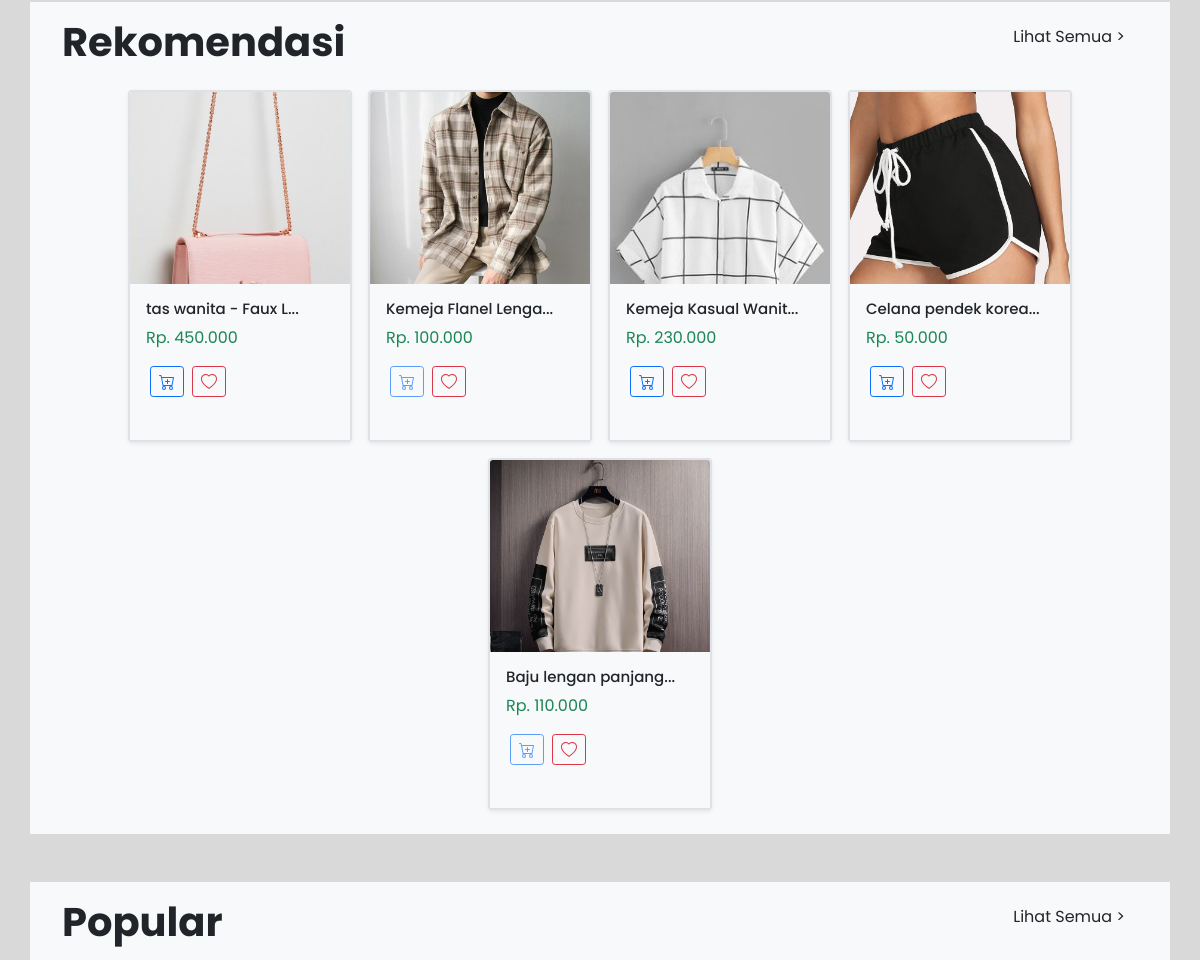
Before: / (middle part) with the older database file.
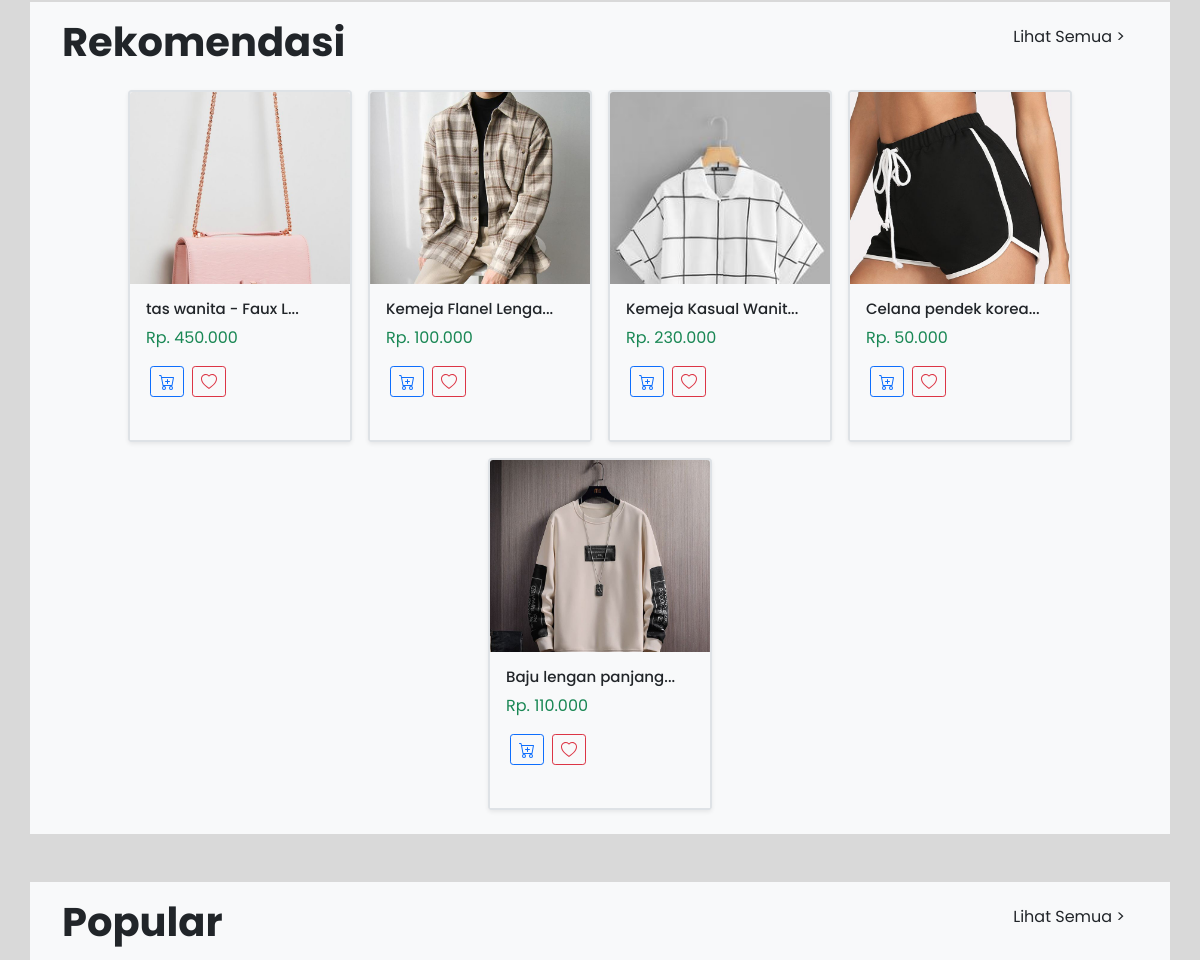
After: the same page with the newer database file.
### tables this page shows
CREATE TABLE `product` (
  `id_produk` int(11) NOT NULL,
  `id_kategori` int(11) NOT NULL,
  `nama_produk` varchar(225) NOT NULL,
  `deskripsi` text NOT NULL,
  `harga` int(11) NOT NULL,
  `stok` int(11) NOT NULL,
  `gambar_produk` varchar(225) NOT NULL,
  `type` varchar(100) NOT NULL,
  `merek` varchar(100) NOT NULL,
  `jenis_kelamin` enum('1','2','3') NOT NULL,
  `bahan` varchar(100) NOT NULL,
  `negara_asal` varchar(100) NOT NULL,
  `dikirim_dari` varchar(100) NOT NULL,
  `berat_produk` float DEFAULT NULL
);

### application/libraries/Template.php (called while the page is built, shortened)
<?php
class Template
{
  private $header = "component/header";
  private $footer = "component/footer";
  private $nav = "component/nav";
  private $enduser_file = "component/enduser";
  private $footer_view = "component/footer_view";
  private $ci;
  function __construct()
  {
    $this->ci = &get_instance();
  }
  public function display($path, $data = [])
  {
    $this->ci->load->view($this->header);
    $this->ci->load->view($this->enduser_file);
    $this->ci->load->view($this->nav);
    $this->ci->load->view($path, $data);
    $this->ci->load->view($this->footer_view);
    $this->ci->load->view($this->footer);
  }
}

### application/controllers/Home.php (called while the page is built, shortened)
<?php
class Home extends CI_Controller {
  public function index(){
    $data = [];
    $data_product = $this->M_product->get_product();
    $data['product_rekomendasi'] = array_slice($data_product,0,5);
    $data['product_popular'] = array_slice($data_product,6,5);
    $data['likes_product'] = [];
    $this->template->display('home',$data);
  }
}

### index.php (called while the page is built, shortened)
<?php
require_once BASEPATH.'core/CodeIgniter.php';

### application/models/M_product.php (called while the page is built, shortened)
<?php
class M_product extends CI_Model
{
  private $table = 'product';
  public function get_product($pagination = null)
  {
    return $this->db->get($this->table)->result();
  }
}

### application/views/home.php (the view, shortened to what this page needs)
<div class="home-android pb-5 bg-abu-abu border-top" style="min-height: 100vh; width: 100%;height: auto">
  <div class="mx-auto py-3 bg-light mt-5 px-4 mb-5" style="width:95vw">
    <div class="d-flex justify-content-between">
      <h1 class="mx-2">Rekomendasi</h1>
      <a class="btn mx-2 py-auto shadow-none" href="<?= base_url()?>product/all">Lihat Semua ></a>
    </div>
    <div class="d-flex flex-wrap bg-light mt-2 justify-content-center" style="width:100%;min-height: 0; min-width: 0">
    <?php foreach($product_rekomendasi as $product ):?>
      <div class="card m-2 border border-2 shadow-sm" style="width: 14rem;height: 22rem">
        <div class="product" data-id="<?= $product->id_produk ?>" style="width: 100%;height:12rem"> <img src="<?= base_url().$product->gambar_produk ?>" class="card-img-top" alt="..." > </div>
          <div class="card-body bg-light">
            <h5 class="card-title"><?= strlen($product->nama_produk) >= 19 ? substr($product->nama_produk,0,19).'...' : $product->nama_produk ?></h5>
            <p class="card-text text-success">Rp. <?= number_format($product->harga,0,',','.') ?></p>
            <div class="d-flex">
            <button class="btn btn-outline-primary btn-sm mx-1 <?= $product->stok <= 0 ? 'disabled' : '' ?> add-cart" data-id='<?= $product->id_produk?>'>
            </button>
            <?php if(in_array($product->id_produk,$likes_product)){?>
              <button href="#" data-id="<?= $product->id_produk?>" class="btn-product-id-<?= $product->id_produk?> btn button-fav btn-danger btn-sm mx-1">
                <svg xmlns="http://www.w3.org/2000/svg" width="16" height="16" fill="currentColor" class="bi bi-heart" viewBox="0 0 16 16">
                  <path d="m8 2.748-.717-.737C5.6.281 2.514.878 1.4 3.053c-.523 1.023-.641 2.5.314 4.385.92 1.815 2.834 3.989 6.286 6.357 3.452-2.368 5.365-4.542 6.286-6.357.955-1.886.838-3.362.314-4.385C13.486.878 10.4.28 8.717 2.01L8 2.748zM8 15C-7.333 4.868 3.279-3.04 7.824 1.143c.06.055.119.112.176.171a3.12 3.12 0 0 1 .176-.17C12.72-3.042 23.333 4.867 8 15z"/>
                </svg>
              </button>
            <?php } else { ?>
              <button href="#" data-id="<?= $product->id_produk?>" class="btn-product-id-<?= $product->id_produk?> btn button-fav btn-outline-danger btn-sm mx-1">
              </button>
            <?php } ?>
          </div>
        </div>
      </div>
      <?php endforeach;?>
    </div>
  </div>
  <div class="mx-auto py-3 d-grid bg-light mt-5 px-4" style="width:95vw">
    <div class="d-flex justify-content-between">
      <h1 class="mx-2">Popular</h1>
      <a class="btn mx-2 py-auto shadow-none" href="<?= base_url()?>product/all">Lihat Semua ></a>
    </div>
  </div>
</div>

### application/views/component/header.php (shortened to what this page needs)
<!DOCTYPE html>
<html lang="en">
<head>
  <link rel="stylesheet" href="https://cdn.jsdelivr.net/npm/bootstrap-icons@1.10.5/font/bootstrap-icons.css">
  <link href="https://cdn.jsdelivr.net/npm/bootstrap@5.0.2/dist/css/bootstrap.min.css" rel="stylesheet">
  <link rel="stylesheet" type="text/css" href="https://cdn.jsdelivr.net/npm/toastify-js/src/toastify.min.css">
  <link rel="stylesheet" href="<?php echo base_url() ?>assets/css/main.css">
  <link rel="stylesheet" href="<?php echo base_url() ?>assets/js/jquery-ui/jquery-ui.css">
  <link rel="stylesheet" type="text/css" href="//cdn.jsdelivr.net/npm/slick-carousel@1.8.1/slick/slick.css" />
  <link rel="stylesheet" href="https://cdn.jsdelivr.net/npm/bootstrap-icons@1.10.5/font/bootstrap-icons.css">
  <link rel="stylesheet" href="https://cdn.datatables.net/1.13.4/css/jquery.dataTables.min.css">
</head>

### application/views/component/enduser.php (shortened to what this page needs)
<body data-username="<?= $this->session->userdata('username') ?>" data-base-url="<?php echo base_url() ?>">

### application/views/component/footer.php (shortened to what this page needs)
</body>
</html>

### assets/css/main.css (style rules this page uses)
* { font-family: 'Poppins', sans-serif; }
body { background-size: cover; }
h1 { font-weight: 700; }
.home-android { border: none; }
.bg-abu-abu { background-color: #d9d9d9; }
.card-img-top { width: 100%; height: auto; object-fit: cover; }
.card-title { font-size: 15px; }
.product { cursor: pointer; }

Changed rows visible on the page:
changed product "Kemeja Flanel Lenga": stok 0 → 1000 (drawn)
changed product "Baju lengan panjang": stok -1 → 999 (drawn)
